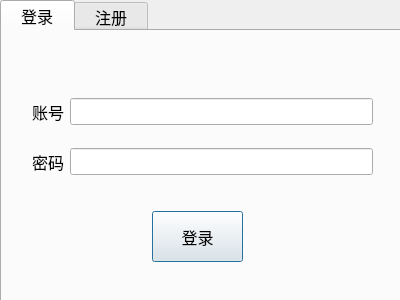
<?xml version="1.0" encoding="UTF-8"?>
<ui version="4.0">
 <class>LoginDlg</class>
 <widget class="QDialog" name="LoginDlg">
  <property name="geometry">
   <rect>
    <x>0</x>
    <y>0</y>
    <width>400</width>
    <height>300</height>
   </rect>
  </property>
  <property name="font">
   <font>
    <pointsize>12</pointsize>
   </font>
  </property>
  <property name="windowTitle">
   <string>Dialog</string>
  </property>
  <widget class="QTabWidget" name="tb_loginDlg">
   <property name="geometry">
    <rect>
     <x>0</x>
     <y>0</y>
     <width>401</width>
     <height>311</height>
    </rect>
   </property>
   <property name="currentIndex">
    <number>0</number>
   </property>
   <widget class="QWidget" name="tab_login">
    <attribute name="title">
     <string>  登录  </string>
    </attribute>
    <widget class="QWidget" name="layoutWidget">
     <property name="geometry">
      <rect>
       <x>30</x>
       <y>50</y>
       <width>341</width>
       <height>111</height>
      </rect>
     </property>
     <layout class="QGridLayout" name="gridLayout">
      <item row="0" column="0">
       <widget class="QLabel" name="lb_account">
        <property name="text">
         <string>账号</string>
        </property>
       </widget>
      </item>
      <item row="0" column="1">
       <widget class="QLineEdit" name="le_account"/>
      </item>
      <item row="1" column="0">
       <widget class="QLabel" name="lb_pwd">
        <property name="text">
         <string>密码</string>
        </property>
       </widget>
      </item>
      <item row="1" column="1">
       <widget class="QLineEdit" name="le_pwd"/>
      </item>
     </layout>
    </widget>
    <widget class="QPushButton" name="pb_login">
     <property name="geometry">
      <rect>
       <x>150</x>
       <y>180</y>
       <width>91</width>
       <height>51</height>
      </rect>
     </property>
     <property name="text">
      <string>登录</string>
     </property>
    </widget>
   </widget>
   <widget class="QWidget" name="tab_register">
    <attribute name="title">
     <string>  注册  </string>
    </attribute>
    <widget class="QPushButton" name="pb_register">
     <property name="geometry">
      <rect>
       <x>150</x>
       <y>180</y>
       <width>91</width>
       <height>51</height>
      </rect>
     </property>
     <property name="text">
      <string>注册</string>
     </property>
    </widget>
    <widget class="QWidget" name="layoutWidget">
     <property name="geometry">
      <rect>
       <x>30</x>
       <y>30</y>
       <width>341</width>
       <height>136</height>
      </rect>
     </property>
     <layout class="QGridLayout" name="gridLayout_2">
      <item row="0" column="0">
       <widget class="QLabel" name="lb_register_account">
        <property name="text">
         <string>账    号</string>
        </property>
       </widget>
      </item>
      <item row="0" column="1">
       <widget class="QLineEdit" name="le_register_account"/>
      </item>
      <item row="1" column="0">
       <widget class="QLabel" name="lb_register_name">
        <property name="text">
         <string>昵    称</string>
        </property>
       </widget>
      </item>
      <item row="1" column="1">
       <widget class="QLineEdit" name="le_register_name"/>
      </item>
      <item row="2" column="0">
       <widget class="QLabel" name="lb_register_pwd">
        <property name="text">
         <string>密    码</string>
        </property>
       </widget>
      </item>
      <item row="2" column="1">
       <widget class="QLineEdit" name="le_register_pwd"/>
      </item>
      <item row="3" column="0">
       <widget class="QLabel" name="lb_register_repwd">
        <property name="text">
         <string>确认密码</string>
        </property>
       </widget>
      </item>
      <item row="3" column="1">
       <widget class="QLineEdit" name="le_register_repwd"/>
      </item>
     </layout>
    </widget>
   </widget>
  </widget>
 </widget>
 <resources/>
 <connections/>
</ui>
